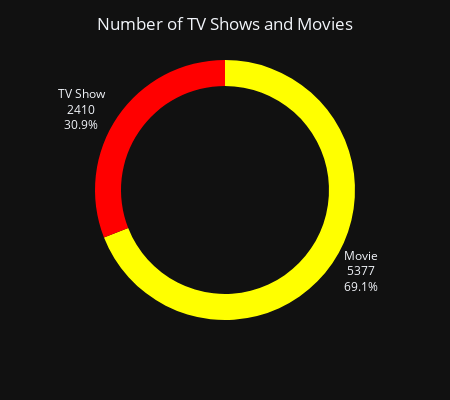

Write notebook code for a chart like this one.
### Markdown cell above
#### Chart - 1. Show Type value counts

### Code cell
# visualization code
px.pie(names=np.sort(dataset['type'].unique()),values=dataset['type'].value_counts(),template='plotly_dark',hole=0.8,width=450,height=400,color_discrete_sequence=['#FFFF00', '#Ff0000']).update_traces(hovertemplate=None,textinfo='percent + value + label',showlegend=False).update_layout(title_text='Number of TV Shows and Movies',title_x=0.5)

### Figure 1 — Plotly figure (JSON) as saved in the notebook; plotly's stock layout.template omitted (floating-point values rounded to 4 significant figures)
{"data": [{"domain": {"x": [0, 1], "y": [0, 1]}, "hole": 0.8, "labels": ["Movie", "TV Show"], "legendgroup": "", "name": "", "showlegend": false, "textinfo": "percent+value+label", "type": "pie", "values": [5377, 2410]}], "layout": {"height": 400, "legend": {"tracegroupgap": 0}, "margin": {"t": 60}, "piecolorway": ["#FFFF00", "#Ff0000"], "title": {"text": "Number of TV Shows and Movies", "x": 0.5}, "width": 450}}
